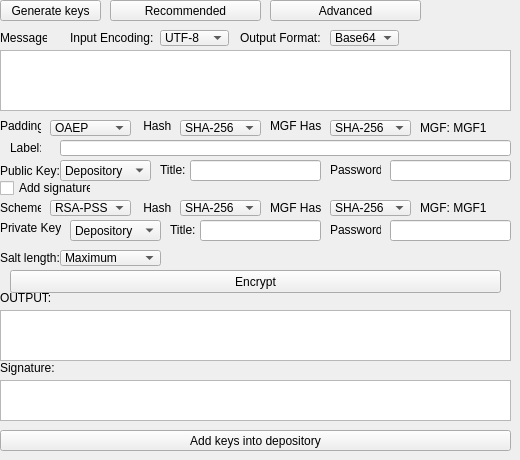
        <widget class="QWidget" name="pg_prsa_enc">
         <widget class="QPlainTextEdit" name="pte_prsaenc_mes">
          <property name="geometry">
           <rect>
            <x>0</x>
            <y>50</y>
            <width>511</width>
            <height>61</height>
           </rect>
          </property>
         </widget>
         <widget class="QLabel" name="lbl_prsaenc_mes">
          <property name="geometry">
           <rect>
            <x>0</x>
            <y>30</y>
            <width>47</width>
            <height>16</height>
           </rect>
          </property>
          <property name="text">
           <string>Message</string>
          </property>
         </widget>
         <widget class="QLabel" name="lbl_prsaenc_inenc">
          <property name="geometry">
           <rect>
            <x>70</x>
            <y>30</y>
            <width>91</width>
            <height>16</height>
           </rect>
          </property>
          <property name="text">
           <string>Input Encoding:</string>
          </property>
         </widget>
         <widget class="QLabel" name="lbl_prsaenc_pbk">
          <property name="geometry">
           <rect>
            <x>0</x>
            <y>160</y>
            <width>61</width>
            <height>21</height>
           </rect>
          </property>
          <property name="text">
           <string>Public Key:</string>
          </property>
         </widget>
         <widget class="QCheckBox" name="chbx_prsaenc_addsign">
          <property name="geometry">
           <rect>
            <x>0</x>
            <y>180</y>
            <width>91</width>
            <height>16</height>
           </rect>
          </property>
          <property name="text">
           <string>Add signature</string>
          </property>
         </widget>
         <widget class="QPushButton" name="btn_prsaenc_enc">
          <property name="geometry">
           <rect>
            <x>10</x>
            <y>270</y>
            <width>491</width>
            <height>23</height>
           </rect>
          </property>
          <property name="text">
           <string>Encrypt</string>
          </property>
         </widget>
         <widget class="QLabel" name="lbl_prsaenc_out">
          <property name="geometry">
           <rect>
            <x>0</x>
            <y>290</y>
            <width>61</width>
            <height>16</height>
           </rect>
          </property>
          <property name="text">
           <string>OUTPUT:</string>
          </property>
         </widget>
         <widget class="QPlainTextEdit" name="pte_prsaenc_cip">
          <property name="geometry">
           <rect>
            <x>0</x>
            <y>310</y>
            <width>511</width>
            <height>51</height>
           </rect>
          </property>
         </widget>
         <widget class="QComboBox" name="cmbx_prsaenc_inenc">
          <property name="geometry">
           <rect>
            <x>160</x>
            <y>30</y>
            <width>69</width>
            <height>16</height>
           </rect>
          </property>
          <item>
           <property name="text">
            <string>UTF-8</string>
           </property>
          </item>
          <item>
           <property name="text">
            <string>UTF-16</string>
           </property>
          </item>
          <item>
           <property name="text">
            <string>ASCII</string>
           </property>
          </item>
          <item>
           <property name="text">
            <string>Hex</string>
           </property>
          </item>
          <item>
           <property name="text">
            <string>Base64</string>
           </property>
          </item>
         </widget>
         <widget class="QLabel" name="lbl_prsaenc_hash">
          <property name="geometry">
           <rect>
            <x>140</x>
            <y>116</y>
            <width>31</width>
            <height>20</height>
           </rect>
          </property>
          <property name="text">
           <string> Hash:</string>
          </property>
         </widget>
         <widget class="QComboBox" name="cmbx_prsaenc_hash">
          <property name="geometry">
           <rect>
            <x>180</x>
            <y>120</y>
            <width>81</width>
            <height>16</height>
           </rect>
          </property>
          <item>
           <property name="text">
            <string>SHA-256</string>
           </property>
          </item>
          <item>
           <property name="text">
            <string>SHA-384</string>
           </property>
          </item>
          <item>
           <property name="text">
            <string>SHA-512</string>
           </property>
          </item>
         </widget>
         <widget class="QComboBox" name="cmbx_prsaenc_pad">
          <property name="geometry">
           <rect>
            <x>50</x>
            <y>120</y>
            <width>81</width>
            <height>16</height>
           </rect>
          </property>
          <item>
           <property name="text">
            <string>OAEP</string>
           </property>
          </item>
          <item>
           <property name="text">
            <string>PKCS1v15</string>
           </property>
          </item>
         </widget>
         <widget class="QLabel" name="lbl_prsaenc_pad">
          <property name="geometry">
           <rect>
            <x>0</x>
            <y>116</y>
            <width>41</width>
            <height>20</height>
           </rect>
          </property>
          <property name="text">
           <string>Padding:</string>
          </property>
         </widget>
         <widget class="QLabel" name="lbl_prsaenc_lbl">
          <property name="geometry">
           <rect>
            <x>10</x>
            <y>140</y>
            <width>31</width>
            <height>16</height>
           </rect>
          </property>
          <property name="text">
           <string>Label:</string>
          </property>
         </widget>
         <widget class="QLineEdit" name="lne_prsaenc_lbl">
          <property name="geometry">
           <rect>
            <x>60</x>
            <y>140</y>
            <width>451</width>
            <height>16</height>
           </rect>
          </property>
         </widget>
         <widget class="QComboBox" name="cmbx_prsaenc_mgfhash">
          <property name="geometry">
           <rect>
            <x>330</x>
            <y>120</y>
            <width>81</width>
            <height>16</height>
           </rect>
          </property>
          <item>
           <property name="text">
            <string>SHA-256</string>
           </property>
          </item>
          <item>
           <property name="text">
            <string>SHA-384</string>
           </property>
          </item>
          <item>
           <property name="text">
            <string>SHA-512</string>
           </property>
          </item>
         </widget>
         <widget class="QLabel" name="lbl_prsaenc_mgfhash">
          <property name="geometry">
           <rect>
            <x>270</x>
            <y>116</y>
            <width>51</width>
            <height>20</height>
           </rect>
          </property>
          <property name="text">
           <string>MGF Hash:</string>
          </property>
         </widget>
         <widget class="QLabel" name="lbl_prsaenc_mgf">
          <property name="geometry">
           <rect>
            <x>420</x>
            <y>120</y>
            <width>71</width>
            <height>16</height>
           </rect>
          </property>
          <property name="text">
           <string>MGF: MGF1</string>
          </property>
         </widget>
         <widget class="QComboBox" name="cmbx_prsaenc_outfm">
          <property name="geometry">
           <rect>
            <x>330</x>
            <y>30</y>
            <width>69</width>
            <height>16</height>
           </rect>
          </property>
          <item>
           <property name="text">
            <string>Base64</string>
           </property>
          </item>
          <item>
           <property name="text">
            <string>Hex</string>
           </property>
          </item>
         </widget>
         <widget class="QLabel" name="lbl_prsaenc_outfm">
          <property name="geometry">
           <rect>
            <x>240</x>
            <y>30</y>
            <width>91</width>
            <height>16</height>
           </rect>
          </property>
          <property name="text">
           <string>Output Format:</string>
          </property>
         </widget>
         <widget class="QPushButton" name="btn_prsaenc_rec">
          <property name="geometry">
           <rect>
            <x>110</x>
            <y>0</y>
            <width>151</width>
            <height>21</height>
           </rect>
          </property>
          <property name="text">
           <string>Recommended</string>
          </property>
         </widget>
         <widget class="QPushButton" name="btn_prsaenc_adv">
          <property name="geometry">
           <rect>
            <x>270</x>
            <y>0</y>
            <width>151</width>
            <height>21</height>
           </rect>
          </property>
          <property name="text">
           <string>Advanced</string>
          </property>
         </widget>
         <widget class="QLabel" name="lbl_prsaencs_prk">
          <property name="geometry">
           <rect>
            <x>0</x>
            <y>220</y>
            <width>61</width>
            <height>16</height>
           </rect>
          </property>
          <property name="text">
           <string>Private Key:</string>
          </property>
         </widget>
         <widget class="QComboBox" name="cmbx_prsaencs_mgfhash">
          <property name="geometry">
           <rect>
            <x>330</x>
            <y>200</y>
            <width>81</width>
            <height>16</height>
           </rect>
          </property>
          <item>
           <property name="text">
            <string>SHA-256</string>
           </property>
          </item>
          <item>
           <property name="text">
            <string>SHA-384</string>
           </property>
          </item>
          <item>
           <property name="text">
            <string>SHA-512</string>
           </property>
          </item>
         </widget>
         <widget class="QComboBox" name="cmbx_prsaencs_sl">
          <property name="geometry">
           <rect>
            <x>60</x>
            <y>250</y>
            <width>101</width>
            <height>16</height>
           </rect>
          </property>
          <item>
           <property name="text">
            <string>Maximum</string>
           </property>
          </item>
          <item>
           <property name="text">
            <string>Digest length</string>
           </property>
          </item>
         </widget>
         <widget class="QLabel" name="lbl_prsaencs_mgf">
          <property name="geometry">
           <rect>
            <x>420</x>
            <y>200</y>
            <width>71</width>
            <height>16</height>
           </rect>
          </property>
          <property name="text">
           <string>MGF: MGF1</string>
          </property>
         </widget>
         <widget class="QLabel" name="lbl_prsaencs_sch">
          <property name="geometry">
           <rect>
            <x>0</x>
            <y>200</y>
            <width>41</width>
            <height>16</height>
           </rect>
          </property>
          <property name="text">
           <string>Scheme:</string>
          </property>
         </widget>
         <widget class="QComboBox" name="cmbx_prsaencs_sch">
          <property name="geometry">
           <rect>
            <x>50</x>
            <y>200</y>
            <width>81</width>
            <height>16</height>
           </rect>
          </property>
          <item>
           <property name="text">
            <string>RSA-PSS</string>
           </property>
          </item>
          <item>
           <property name="text">
            <string>PKCS1v15</string>
           </property>
          </item>
         </widget>
         <widget class="QLabel" name="lbl_prsaencs_sl">
          <property name="geometry">
           <rect>
            <x>0</x>
            <y>250</y>
            <width>61</width>
            <height>16</height>
           </rect>
          </property>
          <property name="text">
           <string>Salt length:</string>
          </property>
         </widget>
         <widget class="QComboBox" name="cmbx_prsaencs_hash">
          <property name="geometry">
           <rect>
            <x>180</x>
            <y>200</y>
            <width>81</width>
            <height>16</height>
           </rect>
          </property>
          <item>
           <property name="text">
            <string>SHA-256</string>
           </property>
          </item>
          <item>
           <property name="text">
            <string>SHA-384</string>
           </property>
          </item>
          <item>
           <property name="text">
            <string>SHA-512</string>
           </property>
          </item>
         </widget>
         <widget class="QLabel" name="lbl_prsaencs_mgfhash">
          <property name="geometry">
           <rect>
            <x>270</x>
            <y>200</y>
            <width>51</width>
            <height>16</height>
           </rect>
          </property>
          <property name="text">
           <string>MGF Hash:</string>
          </property>
         </widget>
         <widget class="QLabel" name="lbl_prsaencs_hash">
          <property name="geometry">
           <rect>
            <x>140</x>
            <y>200</y>
            <width>31</width>
            <height>16</height>
           </rect>
          </property>
          <property name="text">
           <string> Hash:</string>
          </property>
         </widget>
         <widget class="QPlainTextEdit" name="pte_prsaenc_sign">
          <property name="geometry">
           <rect>
            <x>0</x>
            <y>380</y>
            <width>511</width>
            <height>41</height>
           </rect>
          </property>
         </widget>
         <widget class="QLabel" name="lbl_prsaenc_sign">
          <property name="geometry">
           <rect>
            <x>0</x>
            <y>360</y>
            <width>61</width>
            <height>16</height>
           </rect>
          </property>
          <property name="text">
           <string>Signature:</string>
          </property>
         </widget>
         <widget class="QComboBox" name="cmbx_prsaenc_pbk">
          <property name="geometry">
           <rect>
            <x>60</x>
            <y>160</y>
            <width>91</width>
            <height>21</height>
           </rect>
          </property>
          <item>
           <property name="text">
            <string>Depository</string>
           </property>
          </item>
          <item>
           <property name="text">
            <string>Enter</string>
           </property>
          </item>
         </widget>
         <widget class="QPushButton" name="btn_prsaenc_addkdep">
          <property name="geometry">
           <rect>
            <x>0</x>
            <y>430</y>
            <width>511</width>
            <height>21</height>
           </rect>
          </property>
          <property name="text">
           <string>Add keys into depository</string>
          </property>
         </widget>
         <widget class="QComboBox" name="cmbx_prsaenc_prk">
          <property name="geometry">
           <rect>
            <x>70</x>
            <y>220</y>
            <width>91</width>
            <height>21</height>
           </rect>
          </property>
          <item>
           <property name="text">
            <string>Depository</string>
           </property>
          </item>
          <item>
           <property name="text">
            <string>Generate</string>
           </property>
          </item>
          <item>
           <property name="text">
            <string>Enter</string>
           </property>
          </item>
         </widget>
         <widget class="QPushButton" name="btn_prsaenc_genk">
          <property name="geometry">
           <rect>
            <x>0</x>
            <y>0</y>
            <width>101</width>
            <height>21</height>
           </rect>
          </property>
          <property name="text">
           <string>Generate keys</string>
          </property>
         </widget>
         <widget class="QStackedWidget" name="stw_prsaenc_pbk">
          <property name="geometry">
           <rect>
            <x>160</x>
            <y>160</y>
            <width>351</width>
            <height>21</height>
           </rect>
          </property>
          <property name="currentIndex">
           <number>1</number>
          </property>
          <widget class="QWidget" name="pg_prsaenc_ent">
           <widget class="QLineEdit" name="lne_prsaence_pbk">
            <property name="geometry">
             <rect>
              <x>0</x>
              <y>0</y>
              <width>351</width>
              <height>21</height>
             </rect>
            </property>
           </widget>
          </widget>
          <widget class="QWidget" name="pg_prsaenc_dep">
           <widget class="QLineEdit" name="lne_prsaencd_pbk">
            <property name="geometry">
             <rect>
              <x>30</x>
              <y>0</y>
              <width>131</width>
              <height>21</height>
             </rect>
            </property>
           </widget>
           <widget class="QLineEdit" name="lne_prsaenc_pass">
            <property name="geometry">
             <rect>
              <x>230</x>
              <y>0</y>
              <width>121</width>
              <height>21</height>
             </rect>
            </property>
           </widget>
           <widget class="QLabel" name="lbl_prsaenc_pass">
            <property name="geometry">
             <rect>
              <x>170</x>
              <y>0</y>
              <width>51</width>
              <height>20</height>
             </rect>
            </property>
            <property name="text">
             <string>Password:</string>
            </property>
           </widget>
           <widget class="QLabel" name="lbl_prsaenc_pbktitle">
            <property name="geometry">
             <rect>
              <x>0</x>
              <y>0</y>
              <width>31</width>
              <height>20</height>
             </rect>
            </property>
            <property name="text">
             <string>Title:</string>
            </property>
           </widget>
          </widget>
         </widget>
         <widget class="QStackedWidget" name="stw_prsaenc_prk">
          <property name="geometry">
           <rect>
            <x>170</x>
            <y>220</y>
            <width>341</width>
            <height>21</height>
           </rect>
          </property>
          <property name="currentIndex">
           <number>1</number>
          </property>
          <widget class="QWidget" name="pg_prsaencs_ent">
           <widget class="QLineEdit" name="lne_prsaences_prk">
            <property name="geometry">
             <rect>
              <x>0</x>
              <y>0</y>
              <width>341</width>
              <height>21</height>
             </rect>
            </property>
           </widget>
          </widget>
          <widget class="QWidget" name="pg_prsaencs_dep">
           <widget class="QLineEdit" name="lne_prsaencds_prk">
            <property name="geometry">
             <rect>
              <x>30</x>
              <y>0</y>
              <width>121</width>
              <height>21</height>
             </rect>
            </property>
           </widget>
           <widget class="QLineEdit" name="lne_prsaencs_pass">
            <property name="geometry">
             <rect>
              <x>220</x>
              <y>0</y>
              <width>121</width>
              <height>21</height>
             </rect>
            </property>
           </widget>
           <widget class="QLabel" name="lbl_prsaencs_pass">
            <property name="geometry">
             <rect>
              <x>160</x>
              <y>0</y>
              <width>51</width>
              <height>20</height>
             </rect>
            </property>
            <property name="text">
             <string>Password:</string>
            </property>
           </widget>
           <widget class="QLabel" name="lbl_prsaencs_prktitle">
            <property name="geometry">
             <rect>
              <x>0</x>
              <y>0</y>
              <width>31</width>
              <height>20</height>
             </rect>
            </property>
            <property name="text">
             <string>Title:</string>
            </property>
           </widget>
          </widget>
         </widget>
         <zorder>pte_prsaenc_mes</zorder>
         <zorder>lbl_prsaenc_mes</zorder>
         <zorder>lbl_prsaenc_inenc</zorder>
         <zorder>lbl_prsaenc_pbk</zorder>
         <zorder>chbx_prsaenc_addsign</zorder>
         <zorder>btn_prsaenc_enc</zorder>
         <zorder>lbl_prsaenc_out</zorder>
         <zorder>cmbx_prsaenc_inenc</zorder>
         <zorder>lbl_prsaenc_hash</zorder>
         <zorder>cmbx_prsaenc_hash</zorder>
         <zorder>cmbx_prsaenc_pad</zorder>
         <zorder>lbl_prsaenc_pad</zorder>
         <zorder>lbl_prsaenc_lbl</zorder>
         <zorder>lne_prsaenc_lbl</zorder>
         <zorder>cmbx_prsaenc_mgfhash</zorder>
         <zorder>lbl_prsaenc_mgfhash</zorder>
         <zorder>lbl_prsaenc_mgf</zorder>
         <zorder>cmbx_prsaenc_outfm</zorder>
         <zorder>lbl_prsaenc_outfm</zorder>
         <zorder>btn_prsaenc_rec</zorder>
         <zorder>btn_prsaenc_adv</zorder>
         <zorder>pte_prsaenc_cip</zorder>
         <zorder>lbl_prsaencs_prk</zorder>
         <zorder>cmbx_prsaencs_mgfhash</zorder>
         <zorder>cmbx_prsaencs_sl</zorder>
         <zorder>lbl_prsaencs_mgf</zorder>
         <zorder>lbl_prsaencs_sch</zorder>
         <zorder>cmbx_prsaencs_sch</zorder>
         <zorder>lbl_prsaencs_sl</zorder>
         <zorder>cmbx_prsaencs_hash</zorder>
         <zorder>lbl_prsaencs_mgfhash</zorder>
         <zorder>lbl_prsaencs_hash</zorder>
         <zorder>pte_prsaenc_sign</zorder>
         <zorder>lbl_prsaenc_sign</zorder>
         <zorder>cmbx_prsaenc_pbk</zorder>
         <zorder>btn_prsaenc_addkdep</zorder>
         <zorder>cmbx_prsaenc_prk</zorder>
         <zorder>btn_prsaenc_genk</zorder>
         <zorder>stw_prsaenc_pbk</zorder>
         <zorder>stw_prsaenc_prk</zorder>
        </widget>
